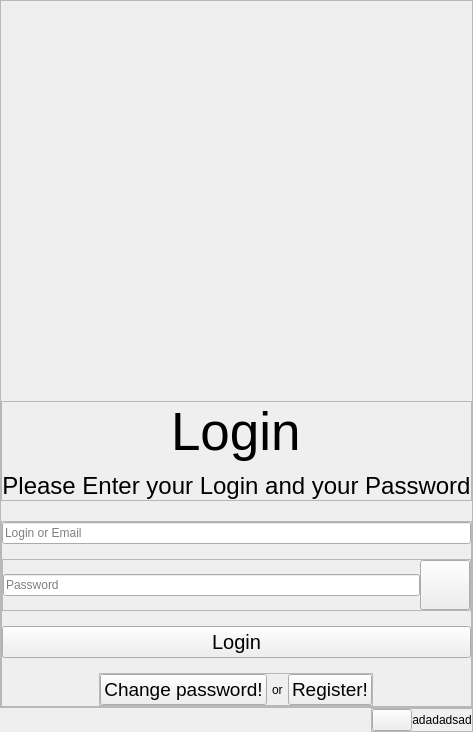
      <widget class="QWidget" name="login">
       <layout class="QVBoxLayout" name="verticalLayout_9">
        <property name="spacing">
         <number>0</number>
        </property>
        <property name="leftMargin">
         <number>0</number>
        </property>
        <property name="topMargin">
         <number>0</number>
        </property>
        <property name="rightMargin">
         <number>0</number>
        </property>
        <property name="bottomMargin">
         <number>0</number>
        </property>
        <item alignment="Qt::AlignHCenter|Qt::AlignTop">
         <widget class="QFrame" name="login_container">
          <property name="frameShape">
           <enum>QFrame::StyledPanel</enum>
          </property>
          <property name="frameShadow">
           <enum>QFrame::Raised</enum>
          </property>
          <layout class="QVBoxLayout" name="verticalLayout_6">
           <property name="spacing">
            <number>20</number>
           </property>
           <property name="leftMargin">
            <number>0</number>
           </property>
           <property name="topMargin">
            <number>400</number>
           </property>
           <property name="rightMargin">
            <number>0</number>
           </property>
           <property name="bottomMargin">
            <number>0</number>
           </property>
           <item>
            <widget class="QFrame" name="login_texts">
             <property name="frameShape">
              <enum>QFrame::StyledPanel</enum>
             </property>
             <property name="frameShadow">
              <enum>QFrame::Raised</enum>
             </property>
             <layout class="QVBoxLayout" name="verticalLayout_7">
              <property name="spacing">
               <number>10</number>
              </property>
              <property name="leftMargin">
               <number>0</number>
              </property>
              <property name="topMargin">
               <number>0</number>
              </property>
              <property name="rightMargin">
               <number>0</number>
              </property>
              <property name="bottomMargin">
               <number>0</number>
              </property>
              <item alignment="Qt::AlignHCenter">
               <widget class="QLabel" name="login_title">
                <property name="font">
                 <font>
                  <pointsize>40</pointsize>
                 </font>
                </property>
                <property name="text">
                 <string>Login</string>
                </property>
               </widget>
              </item>
              <item alignment="Qt::AlignHCenter">
               <widget class="QLabel" name="login_subtext">
                <property name="font">
                 <font>
                  <pointsize>18</pointsize>
                 </font>
                </property>
                <property name="layoutDirection">
                 <enum>Qt::LeftToRight</enum>
                </property>
                <property name="text">
                 <string>Please Enter your Login and your Password</string>
                </property>
                <property name="alignment">
                 <set>Qt::AlignCenter</set>
                </property>
               </widget>
              </item>
             </layout>
            </widget>
           </item>
           <item>
            <widget class="QFrame" name="frame_3">
             <property name="frameShape">
              <enum>QFrame::StyledPanel</enum>
             </property>
             <property name="frameShadow">
              <enum>QFrame::Raised</enum>
             </property>
             <layout class="QVBoxLayout" name="verticalLayout_8">
              <property name="spacing">
               <number>15</number>
              </property>
              <property name="leftMargin">
               <number>0</number>
              </property>
              <property name="topMargin">
               <number>0</number>
              </property>
              <property name="rightMargin">
               <number>0</number>
              </property>
              <property name="bottomMargin">
               <number>0</number>
              </property>
              <item>
               <widget class="QLineEdit" name="login_login_edit">
                <property name="inputMask">
                 <string/>
                </property>
                <property name="frame">
                 <bool>true</bool>
                </property>
                <property name="placeholderText">
                 <string>Login or Email</string>
                </property>
               </widget>
              </item>
              <item>
               <widget class="QFrame" name="frame_10">
                <property name="frameShape">
                 <enum>QFrame::StyledPanel</enum>
                </property>
                <property name="frameShadow">
                 <enum>QFrame::Raised</enum>
                </property>
                <layout class="QHBoxLayout" name="horizontalLayout_20">
                 <property name="spacing">
                  <number>0</number>
                 </property>
                 <property name="leftMargin">
                  <number>0</number>
                 </property>
                 <property name="topMargin">
                  <number>0</number>
                 </property>
                 <property name="rightMargin">
                  <number>0</number>
                 </property>
                 <property name="bottomMargin">
                  <number>0</number>
                 </property>
                 <item>
                  <widget class="QLineEdit" name="login_password_edit">
                   <property name="inputMethodHints">
                    <set>Qt::ImhHiddenText|Qt::ImhNoAutoUppercase|Qt::ImhNoPredictiveText|Qt::ImhSensitiveData</set>
                   </property>
                   <property name="text">
                    <string/>
                   </property>
                   <property name="echoMode">
                    <enum>QLineEdit::Password</enum>
                   </property>
                   <property name="placeholderText">
                    <string>Password</string>
                   </property>
                  </widget>
                 </item>
                 <item alignment="Qt::AlignVCenter">
                  <widget class="QPushButton" name="login_show_password">
                   <property name="minimumSize">
                    <size>
                     <width>50</width>
                     <height>50</height>
                    </size>
                   </property>
                   <property name="text">
                    <string/>
                   </property>
                   <property name="iconSize">
                    <size>
                     <width>42</width>
                     <height>42</height>
                    </size>
                   </property>
                  </widget>
                 </item>
                </layout>
               </widget>
              </item>
              <item>
               <widget class="QPushButton" name="login_login_button">
                <property name="font">
                 <font>
                  <pointsize>15</pointsize>
                 </font>
                </property>
                <property name="text">
                 <string>Login</string>
                </property>
               </widget>
              </item>
              <item alignment="Qt::AlignHCenter">
               <widget class="QFrame" name="frame_4">
                <property name="frameShape">
                 <enum>QFrame::StyledPanel</enum>
                </property>
                <property name="frameShadow">
                 <enum>QFrame::Raised</enum>
                </property>
                <layout class="QHBoxLayout" name="horizontalLayout">
                 <property name="spacing">
                  <number>5</number>
                 </property>
                 <property name="leftMargin">
                  <number>0</number>
                 </property>
                 <property name="topMargin">
                  <number>0</number>
                 </property>
                 <property name="rightMargin">
                  <number>0</number>
                 </property>
                 <property name="bottomMargin">
                  <number>0</number>
                 </property>
                 <item>
                  <widget class="QPushButton" name="change_password_button">
                   <property name="font">
                    <font>
                     <pointsize>14</pointsize>
                    </font>
                   </property>
                   <property name="text">
                    <string>Change password!</string>
                   </property>
                  </widget>
                 </item>
                 <item>
                  <widget class="QLabel" name="login_label_1">
                   <property name="text">
                    <string>or</string>
                   </property>
                  </widget>
                 </item>
                 <item>
                  <widget class="QPushButton" name="login_registration_button">
                   <property name="font">
                    <font>
                     <pointsize>14</pointsize>
                    </font>
                   </property>
                   <property name="text">
                    <string>Register!</string>
                   </property>
                  </widget>
                 </item>
                </layout>
               </widget>
              </item>
             </layout>
            </widget>
           </item>
          </layout>
         </widget>
        </item>
        <item alignment="Qt::AlignRight|Qt::AlignBottom">
         <widget class="QFrame" name="login_error_container">
          <property name="frameShape">
           <enum>QFrame::StyledPanel</enum>
          </property>
          <property name="frameShadow">
           <enum>QFrame::Raised</enum>
          </property>
          <layout class="QHBoxLayout" name="horizontalLayout_2">
           <property name="spacing">
            <number>0</number>
           </property>
           <property name="leftMargin">
            <number>0</number>
           </property>
           <property name="topMargin">
            <number>0</number>
           </property>
           <property name="rightMargin">
            <number>0</number>
           </property>
           <property name="bottomMargin">
            <number>0</number>
           </property>
           <item alignment="Qt::AlignVCenter">
            <widget class="QPushButton" name="login_error">
             <property name="text">
              <string/>
             </property>
             <property name="iconSize">
              <size>
               <width>48</width>
               <height>48</height>
              </size>
             </property>
            </widget>
           </item>
           <item alignment="Qt::AlignVCenter">
            <widget class="QLabel" name="login_error_label">
             <property name="maximumSize">
              <size>
               <width>16777215</width>
               <height>16777215</height>
              </size>
             </property>
             <property name="text">
              <string>adadadsad</string>
             </property>
             <property name="alignment">
              <set>Qt::AlignCenter</set>
             </property>
            </widget>
           </item>
          </layout>
         </widget>
        </item>
       </layout>
      </widget>
